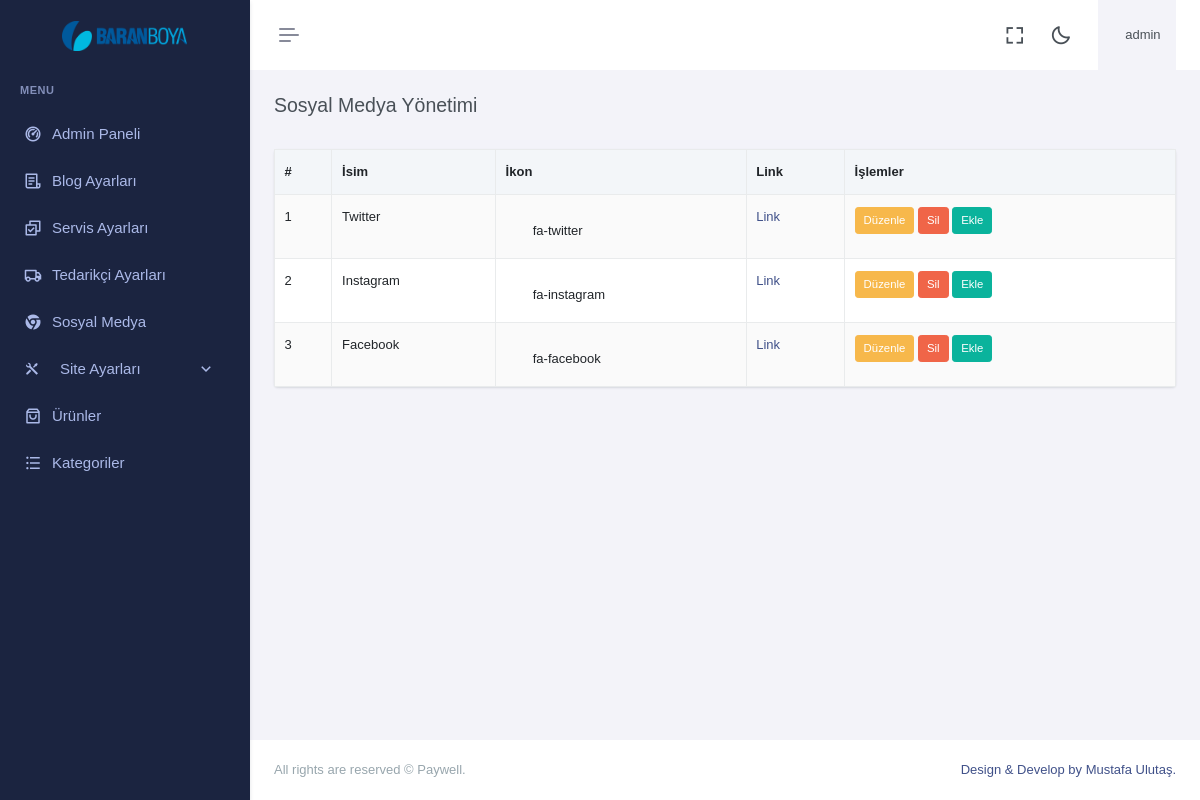
The app's page /dashboard/socials.php (signed in), older data.
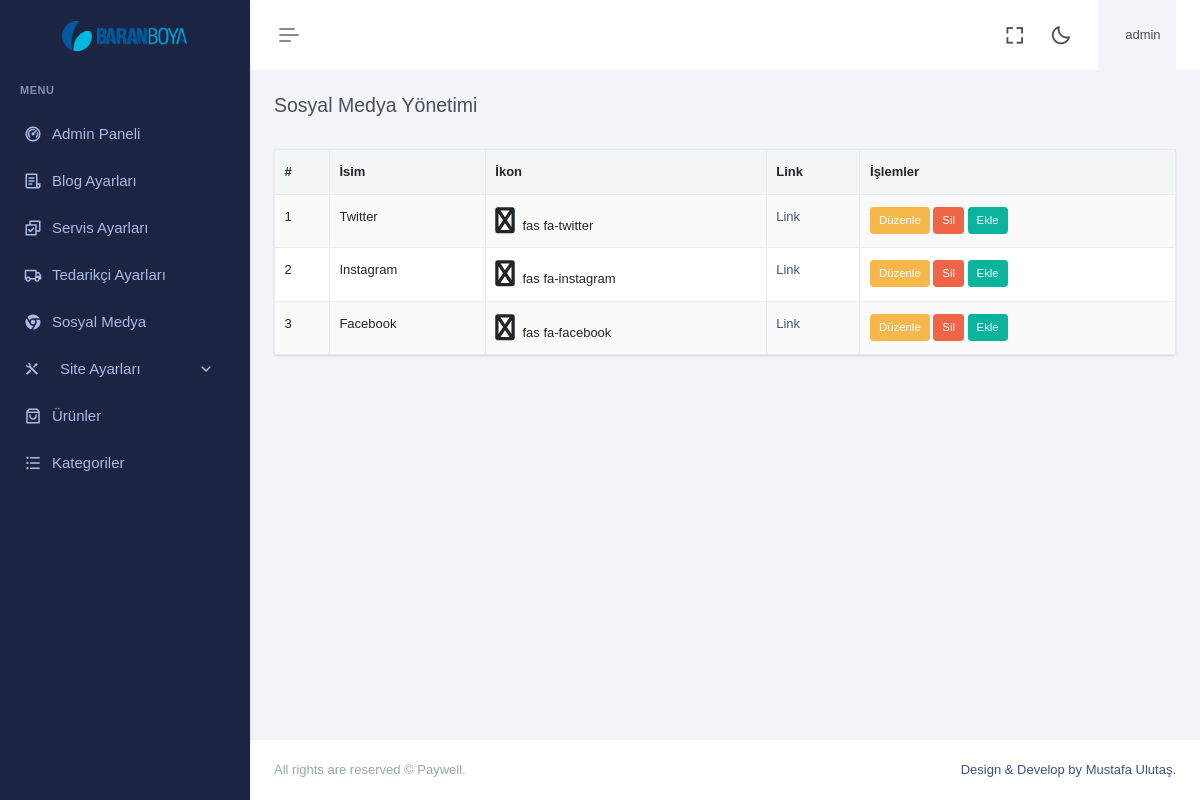
The same page, newer data.
### tables this page shows
CREATE TABLE `logo` (
  `id` int(11) NOT NULL,
  `logo` varchar(1000) NOT NULL,
  `updated_at` timestamp NOT NULL DEFAULT current_timestamp() ON UPDATE current_timestamp()
);

CREATE TABLE IF NOT EXISTS `social` (
  `id` int(11) NOT NULL,
  `name` varchar(150) NOT NULL,
  `fa` varchar(150) NOT NULL,
  `social_link` varchar(500) NOT NULL
);

### dashboard/socials.php (the view, shortened to what the rows shown need)
<?php
require __DIR__ . '/init.php';
$action = isset($_GET['action']) ? $_GET['action'] : '';
$resList = mysqli_query($con, "SELECT * FROM social ORDER BY id DESC");
?>
<?php include 'header.php'; ?>
<?php include 'sidebar.php'; ?>
<link href="https://cdnjs.cloudflare.com/ajax/libs/font-awesome/6.0.0-beta3/css/all.min.css" rel="stylesheet">
<div class="main-content">
    <div class="page-content">
        <div class="container-fluid">
            <?php if ($action === 'create' || ($action === 'edit' && isset($resEdit))): ?>
                <div class="row">
                    <div class="col-lg-6">
                        <div class="card">
                            <div class="card-header">
                                <h5 class="card-title">
                                    <?= $action === 'create' ? 'Yeni Sosyal Medya Ekle' : 'Sosyal Medya Düzenle' ?>
                                </h5>
                            </div>
                            <div class="card-body">
                                <form method="post"
                                    action="socials.php?action=<?= $action ?><?= $action === 'edit' ? '&id=' . $id : '' ?>">
                                    <div class="mb-3">
                                        <label class="form-label">İsim</label>
                                        <input type="text" name="name" class="form-control" required
                                            value="<?= $action === 'edit' ? htmlspecialchars($resEdit['name'], ENT_QUOTES) : '' ?>">
                                    </div>
                                    <div class="mb-3">
                                        <label class="form-label">İkon Seç</label>
                                        <div>
                                            <button type="button" class="btn btn-outline-primary" data-bs-toggle="modal"
                                                data-bs-target="#faModal">
                                                <i id="faPreview"
                                                    class="<?= isset($selectedFa) ? $selectedFa : 'fab fa-facebook-f' ?> fa-2x me-2"></i>
                                                <span><?= isset($selectedFa) ? $selectedFa : 'Facebook' ?></span>
                                            </button>
                                        </div>
                                        <input type="hidden" name="fa" id="faInput"
                                            value="<?= isset($selectedFa) ? htmlspecialchars($selectedFa, ENT_QUOTES) : 'fab fa-facebook-f' ?>">
                                    </div>
                                    <div class="mb-3">
                                        <label class="form-label">Sosyal Link</label>
                                        <input type="url" name="social_link" class="form-control" required
                                            value="<?= $action === 'edit' ? htmlspecialchars($resEdit['social_link'], ENT_QUOTES) : '' ?>">
                                    </div>
                                    <div class="text-end">
                                        <button type="submit"
                                            class="btn btn-primary"><?= $action === 'create' ? 'Ekle' : 'Güncelle' ?></button>
                                        <a href="socials.php" class="btn btn-secondary">İptal</a>
                                    </div>
                                </form>
                            </div>
                        </div>
                    </div>
                </div>
                <div class="modal fade" id="faModal" tabindex="-1" aria-labelledby="faModalLabel" aria-hidden="true">
                    <div class="modal-dialog modal-dialog-centered">
                        <div class="modal-content">
                            <div class="modal-header">
                                <h5 class="modal-title" id="faModalLabel">Sosyal İkon Seç</h5>
                                <button type="button" class="btn-close" data-bs-dismiss="modal"></button>
                            </div>
                            <div class="modal-body">
                                <div class="row g-3">
                                    <?php
                                    $icons = [
                                        'fab fa-facebook-f' => 'Facebook',
                                        'fab fa-instagram' => 'Instagram',
                                        'fab fa-twitter' => 'Twitter',
                                        'fab fa-linkedin-in' => 'LinkedIn',
                                        'fab fa-youtube' => 'YouTube',
                                        'fab fa-pinterest' => 'Pinterest',
                                        'fab fa-github' => 'GitHub',
                                        'fab fa-telegram' => 'Telegram',
                                    ];
                                    foreach ($icons as $class => $label): ?>
                                        <div class="col-3 text-center">
                                            <button type="button" class="btn btn-light icon-btn p-2" data-icon="<?= $class ?>"
                                                data-label="<?= $label ?>">
                                                <i class="<?= $class ?> fa-2x"></i>
                                                <div class="small mt-1"><?= $label ?></div>
                                            </button>
                                        </div>
                                    <?php endforeach; ?>
                                </div>
                            </div>
                        </div>
                    </div>
                </div>
                <script>
                    document.querySelectorAll('.icon-btn').forEach(btn => {
                        btn.addEventListener('click', () => {
                            const cls = btn.getAttribute('data-icon');
                            const label = btn.getAttribute('data-label');
                            document.getElementById('faPreview').className = cls + ' fa-2x me-2';
                            document.querySelector('#faPreview + span').textContent = label;
                            document.getElementById('faInput').value = cls;
                            bootstrap.Modal.getInstance(document.getElementById('faModal')).hide();
                        });
                    });
                </script>
            <?php else: ?>
                <div class="row">
                    <div class="col-12">
                        <div class="card">
                            <div class="card-body p-0">
                                <table class="table table-striped table-bordered mb-0">
                                    <thead class="table-light">
                                        <tr>
                                            <th>#</th>
                                            <th>İsim</th>
                                            <th>İkon</th>
                                            <th>Link</th>
                                            <th>İşlemler</th>
                                        </tr>
                                    </thead>
                                    <tbody>
                                        <?php $i = 1;
                                        while ($row = mysqli_fetch_assoc($resList)): ?>
                                            <tr>
                                                <td><?= $i++ ?></td>
                                                <td><?= htmlspecialchars($row['name'], ENT_QUOTES) ?></td>
                                                <td><i class="<?= htmlspecialchars($row['fa'], ENT_QUOTES) ?> fa-2x me-1"></i>
                                                    <?= htmlspecialchars($row['fa'], ENT_QUOTES) ?></td>
                                                <td><a href="<?= htmlspecialchars($row['social_link'], ENT_QUOTES) ?>"
                                                        target="_blank">Link</a></td>
                                                <td>
                                                    <a href="socials.php?action=edit&id=<?= $row['id'] ?>"
                                                        class="btn btn-sm btn-warning">Düzenle</a>
                                                    <form method="post" action="socials.php" style="display:inline-block;">
                                                        <button type="submit" class="btn btn-sm btn-danger"
                                                            onclick="return confirm('Silmek istediğinize emin misiniz?')">Sil</button>
                                                    </form>
                                                    <?php if ($action === ''): ?>
                                                        <a href="socials.php?action=create" class="btn btn-sm btn-success">
                                                            Ekle</a>
                                                    <?php endif; ?>
                                                </td>
                                            </tr>
                                        <?php endwhile; ?>
                                    </tbody>
                                </table>
                            </div>
                        </div>
                    </div>
                </div>
            <?php endif; ?>
        </div>
    </div>
</div>
<?php include 'footer.php'; ?>

### dashboard/sidebar.php (shortened to what the rows shown need)
<?php
require __DIR__ . '/init.php';
?>
<div class="app-menu navbar-menu">
  <div class="navbar-brand-box">
    <?php
    $rr = mysqli_query($con, "SELECT logo FROM logo");
    $r = mysqli_fetch_row($rr);
    $ufile = $r[0];
    ?>
    <a href="home" class="logo logo-light">
      <span class="logo-lg">
        <img src="../assets/img/logo/<?php print $ufile ?>" alt="" height="30">
      </span>
    </a>
  </div>
</div>

Row changes from the older to the newer data that the page shows:
changed social "Twitter": fa "fa-twitter" → "fas fa-twitter"
changed social "Instagram": fa "fa-instagram" → "fas fa-instagram"
changed social "Facebook": fa "fa-facebook" → "fas fa-facebook"
